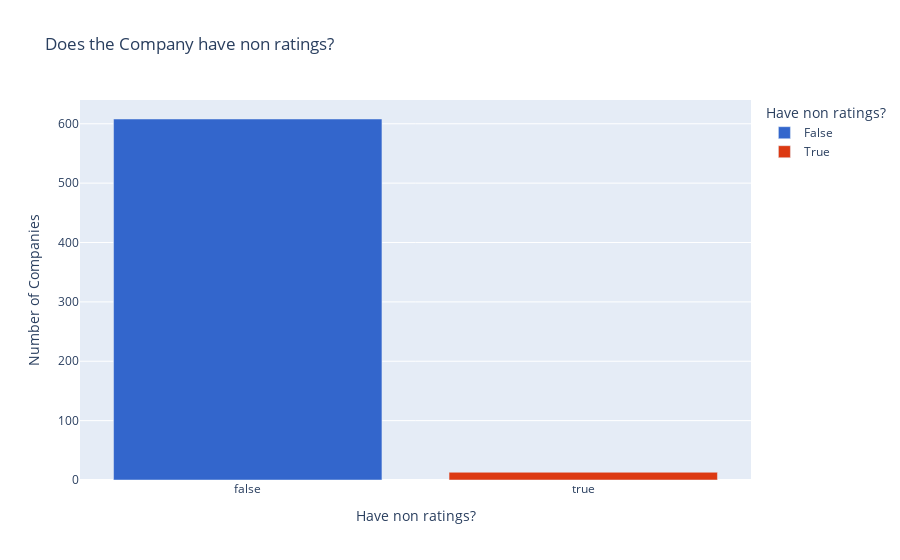

Notebook code for this chart:
### Code cell
fig = px.bar(all_null_per_stock_count, x='VALUE', y='COUNT', color = 'VALUE', title = 'Does the Company have non ratings?',
            color_discrete_sequence=discrete_color_pallete,
            labels={
                     "COUNT": "Number of Companies",
                     "VALUE": "Have non ratings?"
                 },)
fig.show()

### Figure 1 — Plotly figure (JSON) as saved in the notebook; plotly's stock layout.template omitted (floating-point values rounded to 4 significant figures)
{"data": [{"alignmentgroup": "True", "hovertemplate": "Have non ratings?=%{x}<br>Number of Companies=%{y}<extra></extra>", "legendgroup": "False", "marker": {"color": "#3366CC", "pattern": {"shape": ""}}, "name": "False", "offsetgroup": "False", "orientation": "v", "showlegend": true, "textposition": "auto", "type": "bar", "x": [false], "xaxis": "x", "y": [608], "yaxis": "y"}, {"alignmentgroup": "True", "hovertemplate": "Have non ratings?=%{x}<br>Number of Companies=%{y}<extra></extra>", "legendgroup": "True", "marker": {"color": "#DC3912", "pattern": {"shape": ""}}, "name": "True", "offsetgroup": "True", "orientation": "v", "showlegend": true, "textposition": "auto", "type": "bar", "x": [true], "xaxis": "x", "y": [13], "yaxis": "y"}], "layout": {"barmode": "relative", "legend": {"title": {"text": "Have non ratings?"}, "tracegroupgap": 0}, "title": {"text": "Does the Company have non ratings?"}, "xaxis": {"anchor": "y", "categoryarray": [false, true], "categoryorder": "array", "domain": [0, 1], "title": {"text": "Have non ratings?"}}, "yaxis": {"anchor": "x", "domain": [0, 1], "title": {"text": "Number of Companies"}}}}
